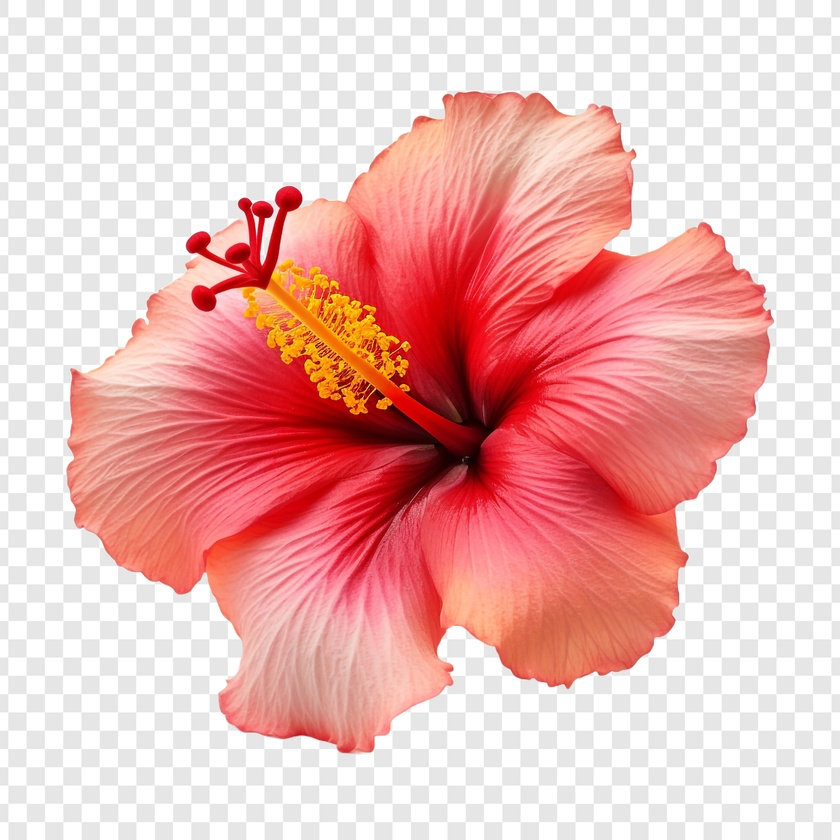
%> input picture Semester_VI/cse_3213/img/hibiscus_flower.jpg, 840 x 840 px, shrunk from 2500 x 2500 before the run
$ octave lab2_1_rgb_to_grey_conversion.m   (GNU Octave 9; MATLAB toolbox functions it lacks are replaced by stand-ins)
%> lines starting %> are read from the running program, lines starting %| are printed output that depends on the picture
%img read
originalImg = imread('img\hibiscus_flower.jpg');
%> originalImg is the input picture: size 840x840x3 uint8; mean R, G, B 235.9, 184.9, 182.2

%img display
figure;
subplot(2,3,2); %row x col x activate pos
imshow(originalImg);
title('Original Image');
disp('Original color image display done');


%------RGB to Greyscale------
%an image is grayscale (single-channel) by examining the third dimension of its data array
%if size(originalImg, 3) == 1
%    grayImage = originalImg;  % Already grayscale
%end

%using default rgb2gray method
gray_img = rgb2gray(originalImg);
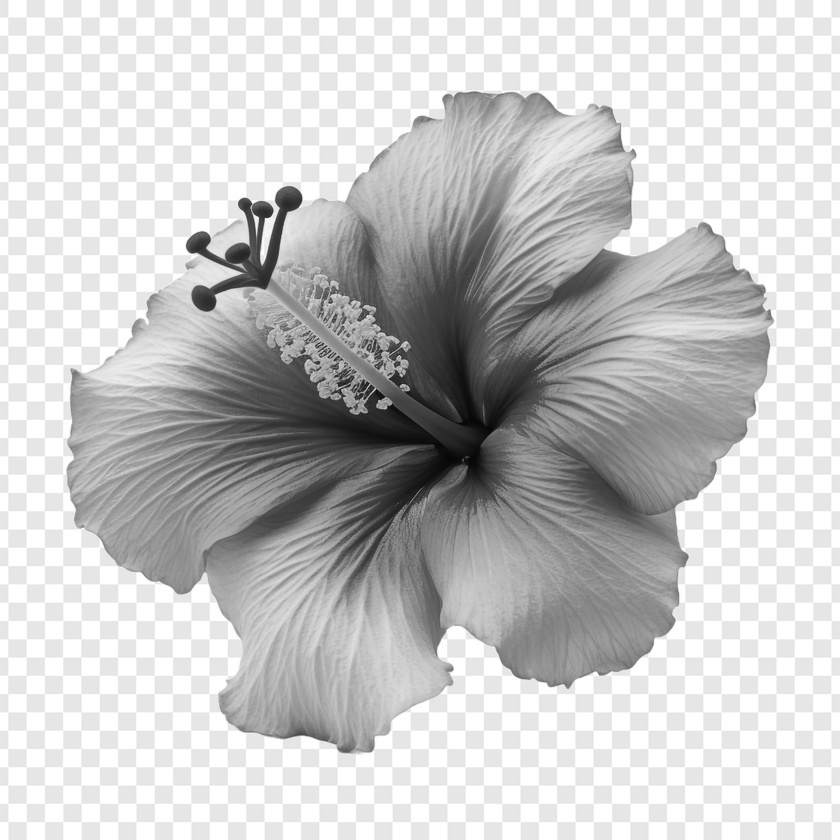
%> gray_img: size 840x840 uint8; min 5, max 255, mean 199.8
subplot(2,3,4);
imshow(gray_img);
title('rgb2gray method');


%Save the image
%imwrite(greyimg, 'img\grey_flow.jpg');  % Save as JPEG
%disp('Grayscale image saved as "grey_flow.jpg"');

%----Grey using luminosity Method----
R = double(originalImg(:,:,1));  % Red channel
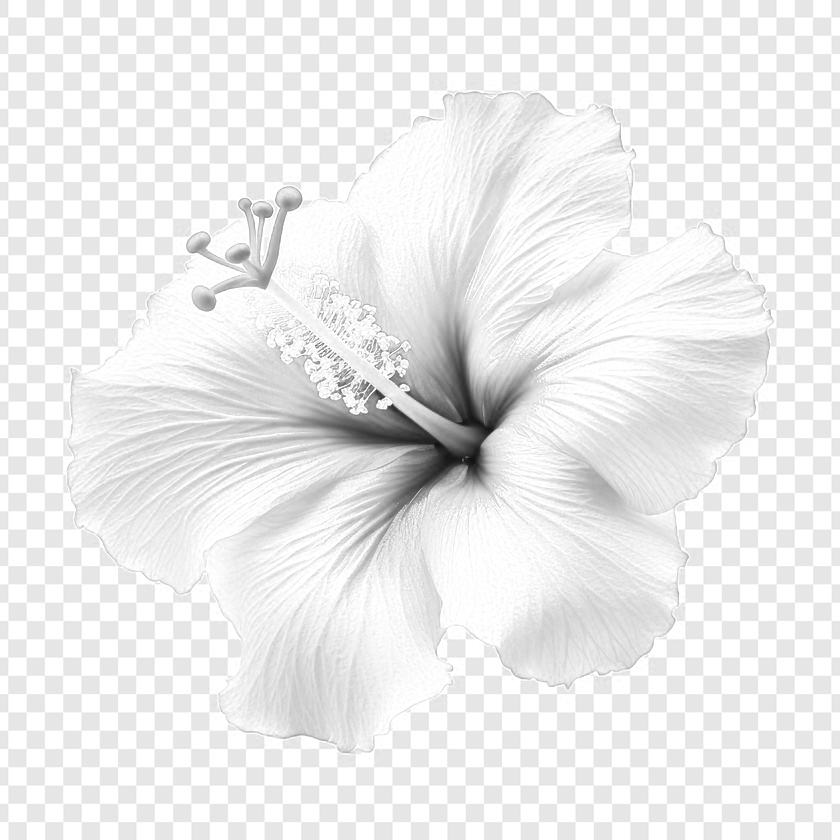
%> R: size 840x840 double; min 17, max 255, mean 235.9
G = double(originalImg(:,:,2));  % Green channel
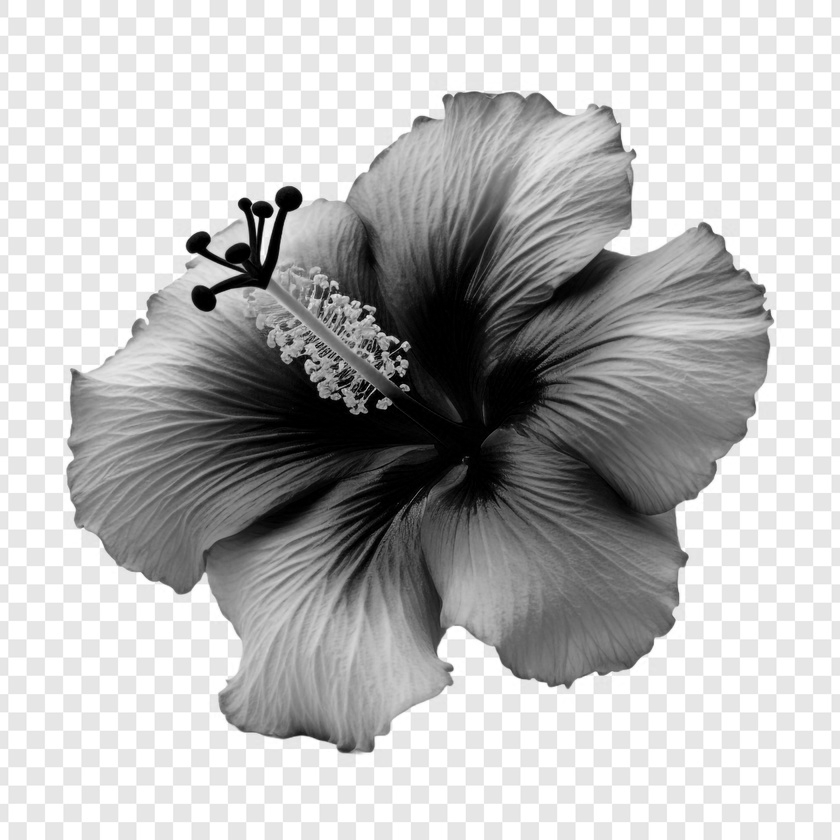
%> G: size 840x840 double; min 0, max 255, mean 184.9
B = double(originalImg(:,:,3));  % Blue channel
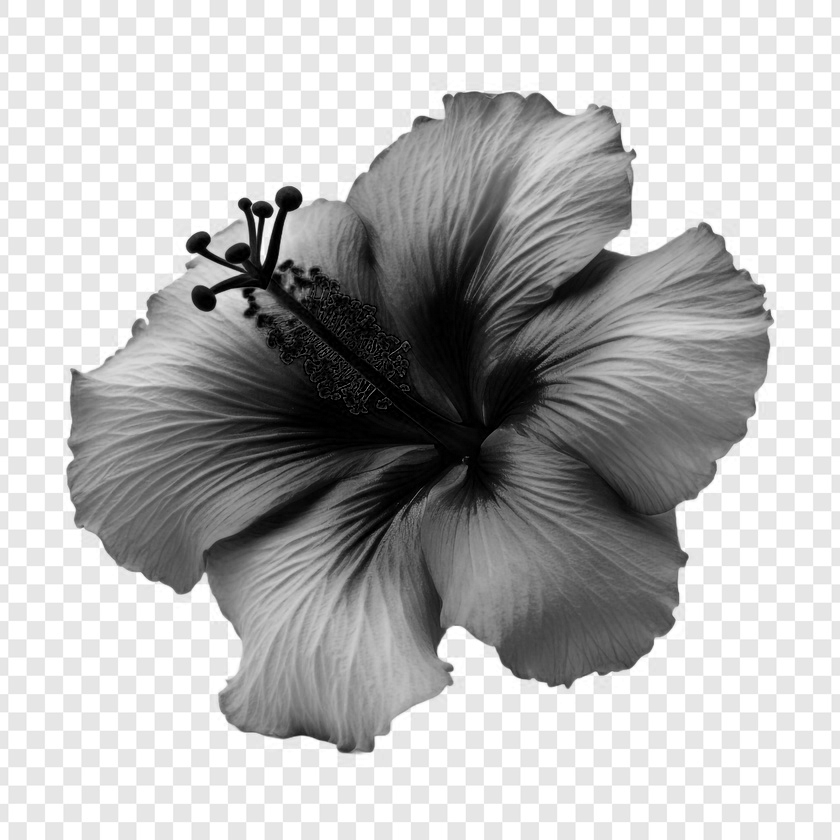
%> B: size 840x840 double; min 0, max 255, mean 182.2

% Apply luminosity weights
gray_lum = 0.2989*R + 0.5870*G + 0.1140*B;
gray_lum = uint8(gray_lum);
%> gray_lum: size 840x840 uint8
subplot(2,3,5);
imshow(gray_lum);
title('luminosity method');

%-----Grey using chrominance method-----
%Equal weights (simple average)
gray_avg = (R + G + B)/3;

% Emphasize blue channel
gray_blue = uint8(0.2*R + 0.3*G + 0.5*B);
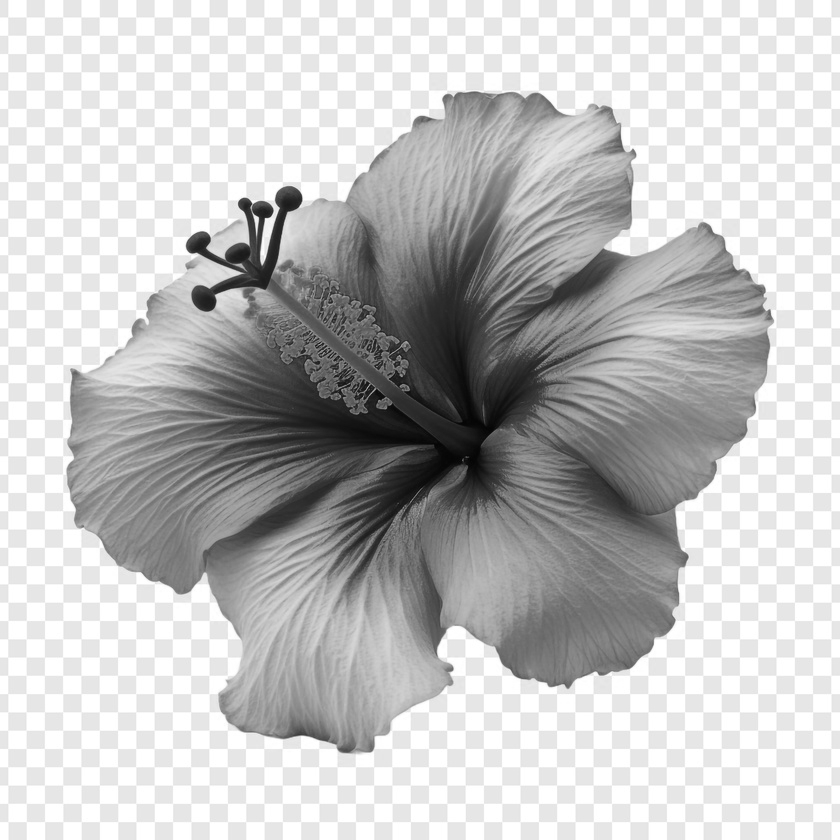
%> gray_blue: size 840x840 uint8; min 3, max 255, mean 193.8

subplot(2,3,6);
imshow(gray_blue);
title('chrominance method');
